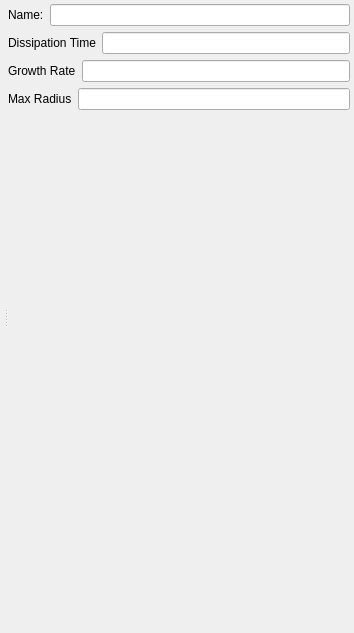
<?xml version="1.0" encoding="UTF-8"?>
<ui version="4.0">
 <class>Form</class>
 <widget class="QWidget" name="Form">
  <property name="geometry">
   <rect>
    <x>0</x>
    <y>0</y>
    <width>354</width>
    <height>633</height>
   </rect>
  </property>
  <property name="windowTitle">
   <string>Form</string>
  </property>
  <layout class="QVBoxLayout" name="verticalLayout_2">
   <property name="margin">
    <number>4</number>
   </property>
   <item>
    <widget class="QSplitter" name="splitter">
     <property name="orientation">
      <enum>Qt::Horizontal</enum>
     </property>
     <widget class="QWidget" name="layoutWidget">
      <layout class="QVBoxLayout" name="verticalLayout_3">
       <property name="margin">
        <number>0</number>
       </property>
       <item>
        <widget class="QWidget" name="myGeneralCanvas" native="true">
         <property name="sizePolicy">
          <sizepolicy hsizetype="MinimumExpanding" vsizetype="Fixed">
           <horstretch>0</horstretch>
           <verstretch>0</verstretch>
          </sizepolicy>
         </property>
         <property name="element_type" stdset="0">
          <string notr="true">general_canvas</string>
         </property>
        </widget>
       </item>
       <item>
        <widget class="QWidget" name="myDisplayCanvas" native="true">
         <property name="sizePolicy">
          <sizepolicy hsizetype="MinimumExpanding" vsizetype="MinimumExpanding">
           <horstretch>0</horstretch>
           <verstretch>0</verstretch>
          </sizepolicy>
         </property>
         <property name="minimumSize">
          <size>
           <width>0</width>
           <height>0</height>
          </size>
         </property>
         <property name="element_type" stdset="0">
          <string notr="true">display_widget_canvas</string>
         </property>
        </widget>
       </item>
      </layout>
     </widget>
     <widget class="QWidget" name="widget" native="true">
      <layout class="QVBoxLayout" name="verticalLayout">
       <property name="margin">
        <number>0</number>
       </property>
       <item>
        <layout class="QHBoxLayout" name="horizontalLayout">
         <item>
          <widget class="QLabel" name="short_name_label">
           <property name="text">
            <string>Name:</string>
           </property>
          </widget>
         </item>
         <item>
          <widget class="QLineEdit" name="short_name"/>
         </item>
        </layout>
       </item>
       <item>
        <layout class="QHBoxLayout" name="horizontalLayout_2">
         <item>
          <widget class="QLabel" name="dissipation_time_label">
           <property name="text">
            <string>Dissipation Time</string>
           </property>
          </widget>
         </item>
         <item>
          <widget class="QLineEdit" name="dissipation_time">
           <property name="source-units" stdset="0">
            <string>minutes</string>
           </property>
           <property name="display-units" stdset="0">
            <string>minutes</string>
           </property>
          </widget>
         </item>
        </layout>
       </item>
       <item>
        <layout class="QHBoxLayout" name="horizontalLayout_3">
         <item>
          <widget class="QLabel" name="growth_rate_label">
           <property name="text">
            <string>Growth Rate</string>
           </property>
          </widget>
         </item>
         <item>
          <widget class="QLineEdit" name="growth_rate">
           <property name="source-units" stdset="0">
            <string>meters_per_second</string>
           </property>
           <property name="display-units" stdset="0">
            <string>meters_per_second</string>
           </property>
          </widget>
         </item>
        </layout>
       </item>
       <item>
        <layout class="QHBoxLayout" name="horizontalLayout_4">
         <item>
          <widget class="QLabel" name="max_radius_label">
           <property name="text">
            <string>Max Radius</string>
           </property>
          </widget>
         </item>
         <item>
          <widget class="QLineEdit" name="max_radius">
           <property name="source-units" stdset="0">
            <string notr="true">meters</string>
           </property>
           <property name="display-units" stdset="0">
            <string notr="true">meters</string>
           </property>
          </widget>
         </item>
        </layout>
       </item>
       <item>
        <spacer name="verticalSpacer">
         <property name="orientation">
          <enum>Qt::Vertical</enum>
         </property>
         <property name="sizeHint" stdset="0">
          <size>
           <width>20</width>
           <height>498</height>
          </size>
         </property>
        </spacer>
       </item>
      </layout>
     </widget>
    </widget>
   </item>
  </layout>
 </widget>
 <resources/>
 <connections/>
</ui>
